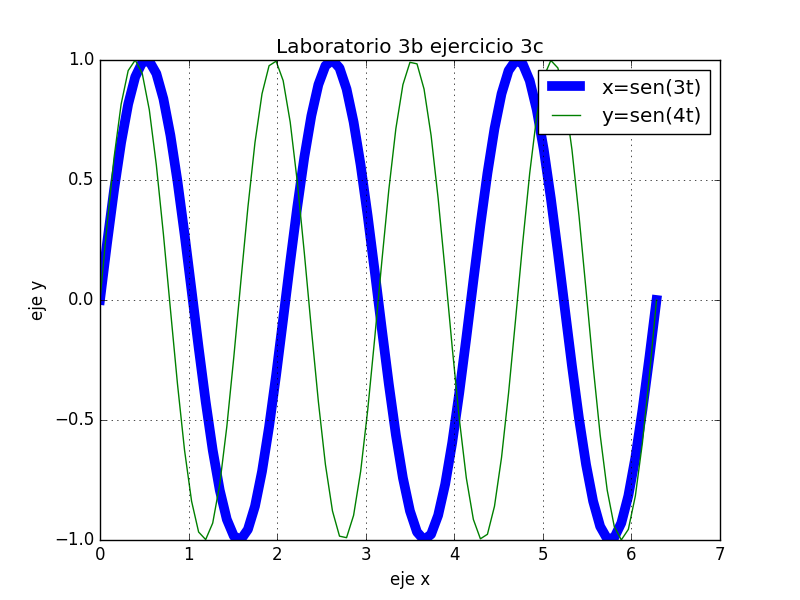

Source code (Python):
#Karla Ivonne Serrano Arevalo
#Ejerercicio 3.c
#Diciembre 2016

import matplotlib.pyplot as plt 
import numpy as np
import math

x=np.linspace(0,2*math.pi,80)
y=np.sin(3*x)
z=np.sin(4*x)
plt.plot(x,y,linewidth=7, color='b',label='x=sen(3t)')
plt.plot(x,z,linewidth=1, color='g',label='y=sen(4t)')
plt.legend()
plt.title('Laboratorio 3b ejercicio 3c')
plt.xlabel('eje x')
plt.ylabel('eje y')
plt.grid(True)
plt.show()
